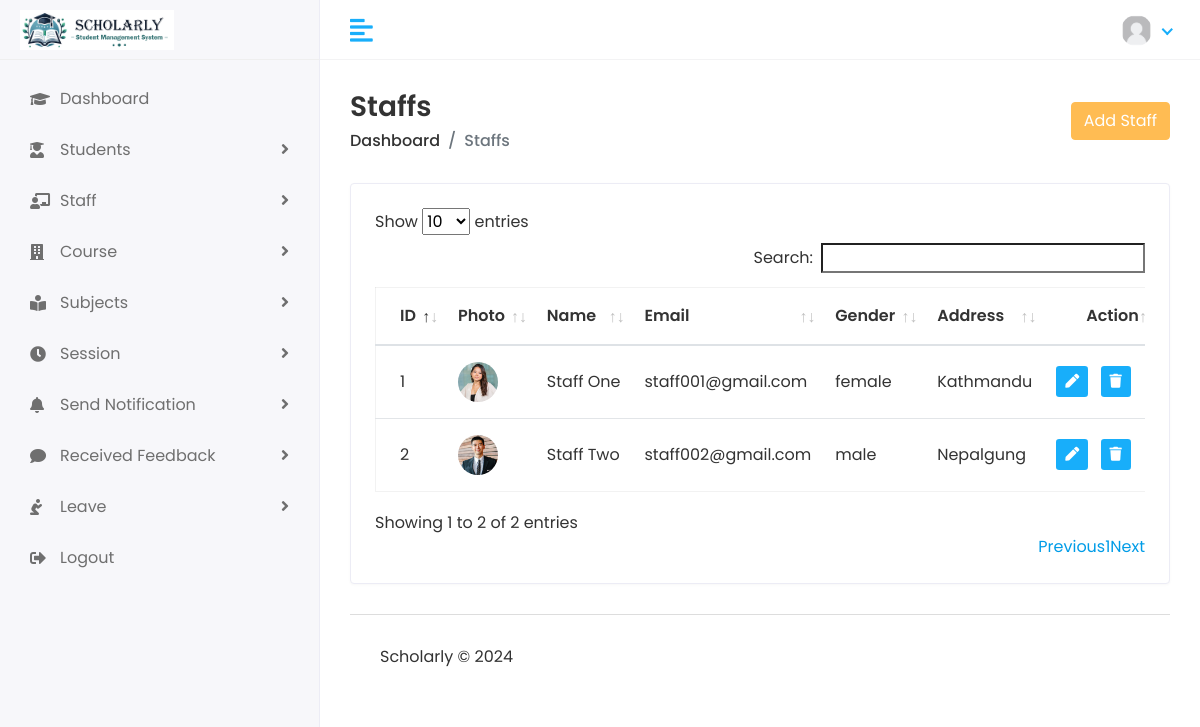
Page /hod/staff/view (signed in) on the earlier database version.
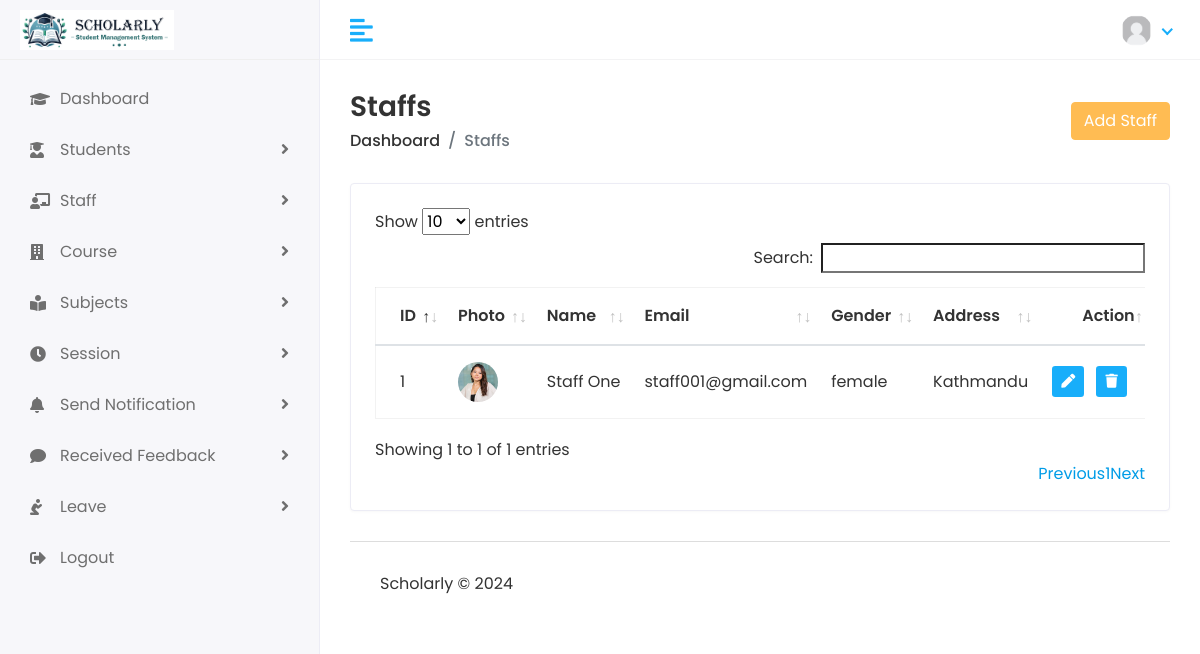
Same page on the later database version.
### main/models.py (models this page shows, shortened)
class CustomUser(AbstractUser):
    USERTYPE = (
        ('1','HOD'),
        ('2','Staff'),
        ('3','Student'),
    )
    user_type = models.CharField(choices= USERTYPE, max_length= 50, default= '1')
    profile_pic = models.ImageField(upload_to='media/profile_pic')

class Staff(models.Model):
    admin = models.OneToOneField(CustomUser, on_delete=models.CASCADE)
    address = models.CharField(max_length= 100)
    gender = models.CharField(max_length= 100)
    date_of_birth = models.DateField(null=True)
    created_date = models.DateTimeField(auto_now_add=True)
    updated_date = models.DateTimeField(auto_now=True)

### hod/views.py (the view)
# urls.py: path("staff/view",view_staff, name='hod_view_staff'),
@login_required(login_url='/')
def view_staff(request):
    staff = Staff.objects.all()
    context = {'staff':staff}
    return render(request, 'HOD/Staff/view_staff.html',context)

### templates/HOD/Staff/view_staff.html (shortened to what this page needs)
{% extends 'base.html' %}
{% load static %}
{% block content %}
                  <div class="page-header">
                  <div class="row align-items-center">
                     <div class="col">
                        <h3 class="page-title">Staffs</h3>
                        <ul class="breadcrumb">
                           <li class="breadcrumb-item"><a href="{% url 'hod_home' %}">Dashboard</a></li>
                           <li class="breadcrumb-item active">Staffs</li>
                        </ul>
                     </div>
                     <div class="col-auto text-right float-right ml-auto">
                        <a href="{% url 'hod_add_staff' %}" class="btn btn-primary">Add Staff</a>
                     </div>
                  </div>
               </div>
               <div class="row">
                  <div class="col-sm-12">
                     <div class="card card-table">
                        <div class="card-body">
                           <div class="table-responsive">
                              <table class="table table-hover table-center mb-0" id="table_id">
                                 <thead>
                                    <tr>
                                       <th>ID</th>
                                       <th>Photo</th>
                                       <th>Name</th>
                                       <th>Email</th>
                                       <th>Gender</th>
                                       <th>Address</th>
                                       <th class="text-right">Action</th>
                                    </tr>
                                 </thead>
                                 <tbody>
                                    {% for i in staff %}
                                    <tr>
                                       <td>{{ forloop.counter }}</td>
                                       <td>
                                          <h2 class="table-avatar">
                                             <a href="#" class="avatar avatar-sm mr-2"><img class="avatar-img rounded-circle" src="/{{ i.admin.profile_pic }}" alt="User Image"></a>
                                          </h2>
                                       </td>
                                       <td>{{ i.admin.first_name }}&nbsp;{{ i.admin.last_name}}</td>
                                       <td>{{ i.admin.email }}</td>
                                       <td>{{ i.gender }}</td>
                                       <td>{{ i.address }}</td>
                                       <td class="text-right">
                                          <div class="actions">
                                             <a href="{% url 'hod_edit_staff' i.id %}" class="btn btn-sm bg-success-light mr-2">
                                                 <i class="fas fa-pen"></i>
                                             </a>
                                              <a href="{% url 'hod_delete_staff' i.admin.id %}" class="btn btn-sm bg-success-light mr-2">
                                                 <i class="fas fa-trash"></i>
                                             </a>
                                         </div>
                                       </td>
                                    </tr>
                                    {% endfor %}
                                 </tbody>
                              </table>
                           </div>
                        </div>
                     </div>
                  </div>
               </div>
 {% endblock %}

### templates/base.html (shortened to what this page needs)
<!DOCTYPE html>
<html lang="en">
{% load static %}
   <head>
      <link rel="stylesheet" href="{%static 'assets/plugins/Styles/css/style.min.css' %}">
      <link rel="stylesheet" href="{%static 'assets/plugins/fontawesome/css/fontawesome.min.css' %}">
      <link rel="stylesheet" href="{%static 'assets/plugins/fontawesome/css/all.min.css' %}">
      <link rel="stylesheet" href="https://cdn.jsdelivr.net/npm/swiper@11/swiper-bundle.min.css">
      <link rel="stylesheet" href="{%static 'assets/css/style.css' %}">
   <link rel="stylesheet" href="{% static 'assets/plugins/datatables/datatables.min.css' %}">
   </head>
   <body>
         <div class="main-wrapper">
            {% include 'layouts/header.html' %}
            {% include 'layouts/sidebar.html' %}
               <div class="page-wrapper">
                  <div class="content container-fluid">
                     {% block content %}
                     {% endblock %}
            <footer>
               <p>Scholarly © 2024</p>
            </footer>
         </div>
      </div>
         </div>
  </body>
  </html>

### templates/Layouts/header.html (shortened to what this page needs)
{% load static %}
<div class="header">
    <div class="header-left">
      {% if user.user_type == '1' %}
        <a href="{% url 'hod_home' %}" class="logo">
            <img src="{% static 'assets/img/Logos/scholarly logo 2.jpg' %}" alt="Logo">
        </a>
        {% endif %}
    </div>
        <a href="javascript:void(0);" id="toggle_btn">
            <i class="fas fa-align-left"></i>
        </a>
        <ul class="nav user-menu">
               <li class="nav-item dropdown noti-dropdown">
                  <a href="#" class="dropdown-toggle nav-link" data-toggle="dropdown">
                  </a>
               </li>
               <li class="nav-item dropdown has-arrow">
                  <a href="#" class="dropdown-toggle nav-link" data-toggle="dropdown">
                      {% if user.profile_pic == " " %}
                        <span class="user-img"><img class="rounded-circle" src="{%static 'assets/img/profiles/NoImage.jpg' %}" width="31" alt="{{user.first_name}}&nbsp;{{user.last_name}}"></span>
                      {% else %}
                        <span class="user-img"><img class="rounded-circle" src="/{{ user.profile_pic }}" width="31" alt="{{user.first_name}}&nbsp;{{user.last_name}}"></span>
                      {% endif %}
                  </a>
               </li>
            </ul>
         </div>

### templates/Layouts/sidebar.html (shortened to what this page needs)
{% load static %}
{% load active_link_tags %}
 <div class="sidebar" id="sidebar">
            <div class="sidebar-inner slimscroll">
               <div id="sidebar-menu" class="sidebar-menu">
                  {% if user.user_type == '1' %}
                  <ul>
                     <li class="{% active_link 'hod_home' 'active' %}"><a href="{% url 'hod_home' %}"><i class="fas fa-graduation-cap"></i><span> Dashboard</span></a></li>
                     <li class="submenu {% active_link 'hod_add_student' 'active' %} {% active_link 'hod_view_student' 'active' %}">
                        <a href="{% url 'hod_view_student' %}"><i class="fas fa-user-graduate"></i><span> Students</span> <span class="menu-arrow"></span></a>
                     </li>
                     <li class="submenu {% active_link 'hod_add_staff' 'active' %} {% active_link 'hod_view_staff' 'active' %}">
                        <a href="{% url 'hod_view_staff' %}"><i class="fas fa-chalkboard-teacher"></i> <span> Staff</span> <span class="menu-arrow"></span></a>
                     </li>
                     <li class="submenu {% active_link 'hod_add_course' 'active' %} {% active_link 'hod_view_course' 'active' %}">
                        <a href="{% url 'hod_view_course' %}"><i class="fas fa-building"></i> <span> Course</span> <span class="menu-arrow"></span></a>
                     </li>
                     <li class="submenu {% active_link 'hod_add_subject' 'active' %} {% active_link 'hod_view_subject' 'active' %}">
                        <a href="{% url 'hod_view_subject' %}"><i class="fas fa-book-reader"></i> <span> Subjects</span> <span class="menu-arrow"></span></a>
                     </li>
                      <li class="submenu {% active_link 'hod_add_session' 'active' %} {% active_link 'hod_view_session' 'active' %}">
                        <a href="{% url 'hod_view_session' %}"><i class="fas fa-clock"></i> <span> Session</span> <span class="menu-arrow"></span></a>
                     </li>
                     <li class="submenu {% active_link 'staff_send_notification' 'active' %} {% active_link 'staff_send_notification' 'active' %}">
                        <a href="#"><i class="fas fa-bell"></i> <span> Send Notification</span> <span class="menu-arrow"></span></a>
                     </li>
                     <li class="submenu {% active_link 'staff_feedback_reply' 'active' %} {% active_link 'student_feedback_reply' 'active' %}">
                        <a href="#"><i class="fas fa-comment"></i> <span> Received Feedback</span> <span class="menu-arrow"></span></a>
                     </li>
                     <li class="submenu {% active_link 'staff_leave_view' 'active' %} {% active_link 'student_leave_view' 'active' %}">
                        <a href="#"><i class="fas fa-pray"></i> <span> Leave</span> <span class="menu-arrow"></span></a>
                     </li>
                     <li><a href="{% url 'logout' %}"><i class="fas fa-sign-out-alt"></i><span> Logout</span></a></li>
                  </ul>
                  {% endif %}
               </div>
            </div>
         </div>

Differences in the rows shown:
removed Staff: admin.profile_pic (picture), admin.first_name "Staff", admin.last_name "Two", admin.email "staff002@gmail.com", gender "male", address "Nepalgung"
Other differences:
text written by a page script: "Show entries Search: Showing 1 to 2 of 2 entries Previous 1 Next" → "Show entries Search: Showing 1 to 1 of 1 entries Previous 1 Next"
